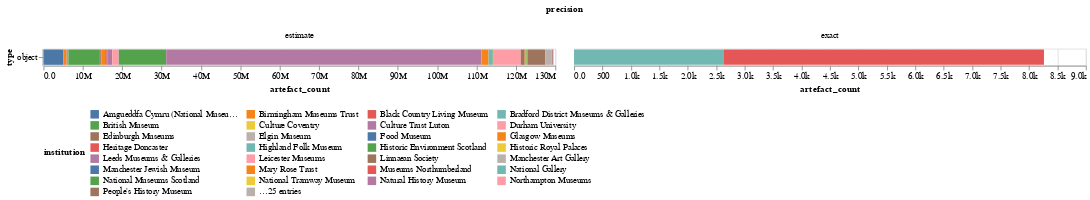

Notebook code for this chart:
### Markdown cell above
## Museum object by cataloguing type

### Code cell
title = alt.TitleParams('Museum Objects by cataloguing type', anchor='middle')
alt.Chart(museum_artefacts_df).mark_bar().encode(
        alt.Color('institution:N').legend(orient="bottom", columns=4, titleOrient="left"),
    column='precision:O',
    tooltip=['institution', 'artefact_count'],
    x='artefact_count:Q',
    y='type:N'
).properties(width=600).resolve_scale(x='independent').configure(numberFormat='.2s')

### Figure 1 — Vega-Lite specification as saved in the notebook (floating-point values rounded to 4 significant figures)
{"config": {"view": {"continuousWidth": 300, "continuousHeight": 300}, "numberFormat": ".2s"}, "data": {"name": "data-232d901026643d8a0cee4131928ee18d"}, "mark": {"type": "bar"}, "encoding": {"color": {"field": "institution", "legend": {"orient": "bottom", "columns": 4, "titleOrient": "left"}, "type": "nominal"}, "column": {"field": "precision", "type": "ordinal"}, "tooltip": [{"field": "institution", "type": "nominal"}, {"field": "artefact_count", "type": "quantitative"}], "x": {"field": "artefact_count", "type": "quantitative"}, "y": {"field": "type", "type": "nominal"}}, "resolve": {"scale": {"x": "independent"}}, "width": 600, "$schema": "https://vega.github.io/schema/vega-lite/v5.17.0.json", "datasets": {"data-232d901026643d8a0cee4131928ee18d": [{"institution": "University of Cambridge", "sector": "museum", "institution_type": "university", "topic": "mixed", "type": "object", "level": "item", "precision": "estimate", "artefact_count": 7000}, {"institution": "Durham University", "sector": "museum", "institution_type": "university", "topic": "mixed", "type": "object", "level": "item", "precision": "estimate", "artefact_count": 36000}, {"institution": "University College London", "sector": "museum", "institution_type": "university", "topic": "mixed", "type": "object", "level": "item", "precision": "estimate", "artefact_count": 164000}, {"institution": "University of Manchester", "sector": "museum", "institution_type": "university", "topic": "mixed", "type": "object", "level": "item", "precision": "estimate", "artefact_count": 4560000}, {"institution": "University of Birmingham", "sector": "museum", "institution_type": "university", "topic": "mixed", "type": "object", "level": "item", "precision": "estimate", "artefact_count": 250000}, {"institution": "University of Bristol", "sector": "museum", "institution_type": "university", "topic": "mixed", "type": "object", "level": "item", "precision": "estimate", "artefact_count": 100000}, {"institution": "University of Leicester", "sector": "museum", "institution_type": "university", "topic": "mixed", "type": "object", "level": "item", "precision": "estimate", "artefact_count": 25000}, {"institution": "Royal College of Surgeons", "sector": "museum", "institution_type": "university", "topic": "medicine", "type": "object", "level": "item", "precision": "estimate", "artefact_count": 3500}, {"institution": "Amgueddfa Cymru (National Museum Wales)", "sector": "museum", "institution_type": "museum", "topic": "mixed", "type": "object", "level": "item", "precision": "estimate", "artefact_count": 5054426}, {"institution": "Historic Royal Palaces", "sector": "museum", "institution_type": "building", "topic": "mixed", "type": "object", "level": "item", "precision": "estimate", "artefact_count": 60000}, {"institution": "National Museums Scotland", "sector": "museum", "institution_type": "museum", "topic": "mixed", "type": "object", "level": "item", "precision": "estimate", "artefact_count": 12000000}, {"institution": "National Tramway Museum", "sector": "museum", "institution_type": "museum", "topic": "mixed", "type": "object", "level": "item", "precision": "estimate", "artefact_count": 46690}, {"institution": "Historic Environment Scotland", "sector": "museum", "institution_type": "museum", "topic": "heritage", "type": "object", "level": "item", "precision": "estimate", "artefact_count": 41000}, {"institution": "People's History Museum", "sector": "museum", "institution_type": "museum", "topic": "social", "type": "object", "level": "item", "precision": "estimate", "artefact_count": 5680}, {"institution": "Portable Antiquities Scheme", "sector": "museum", "institution_type": "museum", "topic": "archaeology", "type": "object", "level": "item", "precision": "estimate", "artefact_count": 1751232}, {"institution": "Royal Botanic Gardens Kew", "sector": "museum", "institution_type": "museum", "topic": "nature", "type": "object", "level": "item", "precision": "estimate", "artefact_count": 7000000}, {"institution": "Royal Collection", "sector": "museum", "institution_type": "museum", "topic": "art", "type": "object", "level": "item", "precision": "estimate", "artefact_count": 1000000}, {"institution": "Royal Academy of Arts", "sector": "museum", "institution_type": "gallery", "topic": "art", "type": "object", "level": "item", "precision": "estimate", "artefact_count": 31985}, {"institution": "William Morris Gallery", "sector": "museum", "institution_type": "gallery", "topic": "art", "type": "object", "level": "item", "precision": "estimate", "artefact_count": 10000}, {"institution": "Linnaean Society", "sector": "museum", "institution_type": "society", "topic": "nature", "type": "object", "level": "item", "precision": "estimate", "artefact_count": 14668}, {"institution": "Manchester Jewish Museum", "sector": "museum", "institution_type": "museum", "topic": "social", "type": "object", "level": "item", "precision": "estimate", "artefact_count": 31000}, {"institution": "Mary Rose Trust", "sector": "museum", "institution_type": "museum", "topic": "maritime", "type": "object", "level": "item", "precision": "estimate", "artefact_count": 19000}, {"institution": "Food Museum", "sector": "museum", "institution_type": "museum", "topic": "social", "type": "object", "level": "item", "precision": "estimate", "artefact_count": 40000}, {"institution": "Pier Arts Centre", "sector": "museum", "institution_type": "gallery", "topic": "art", "type": "object", "level": "item", "precision": "estimate", "artefact_count": 180}, {"institution": "Postal Museum", "sector": "museum", "institution_type": "museum", "topic": "social", "type": "object", "level": "item", "precision": "estimate", "artefact_count": 60000}, {"institution": "Royal Scottish Academy of Art & Architecture", "sector": "museum", "institution_type": "museum", "topic": "art", "type": "object", "level": "item", "precision": "estimate", "artefact_count": 9000}, {"institution": "Wellcome Collection", "sector": "museum", "institution_type": "museum", "topic": "medicine", "type": "object", "level": "item", "precision": "estimate", "artefact_count": 250000}, {"institution": "Birmingham Museums Trust", "sector": "museum", "institution_type": "museum", "topic": "art", "type": "object", "level": "item", "precision": "estimate", "artefact_count": 800000}, {"institution": "Black Country Living Museum", "sector": "museum", "institution_type": "museum", "topic": "history", "type": "object", "level": "item", "precision": "estimate", "artefact_count": 80000}, {"institution": "Bradford District Museums & Galleries", "sector": "museum", "institution_type": "museum", "topic": "mixed", "type": "object", "level": "item", "precision": "estimate", "artefact_count": 387837}, {"institution": "Culture Coventry", "sector": "museum", "institution_type": "museum", "topic": "mixed", "type": "object", "level": "item", "precision": "estimate", "artefact_count": 670}, {"institution": "Culture Trust Luton", "sector": "museum", "institution_type": "museum", "topic": "mixed", "type": "object", "level": "item", "precision": "estimate", "artefact_count": 5051}, {"institution": "Elgin Museum", "sector": "museum", "institution_type": "museum", "topic": "mixed", "type": "object", "level": "item", "precision": "estimate", "artefact_count": 36000}, {"institution": "Glasgow Museums", "sector": "museum", "institution_type": "museum", "topic": "mixed", "type": "object", "level": "item", "precision": "estimate", "artefact_count": 1000000}, {"institution": "Heritage Doncaster", "sector": "museum", "institution_type": "museum", "topic": "mixed", "type": "object", "level": "item", "precision": "estimate", "artefact_count": 405000}, {"institution": "Highland Folk Museum", "sector": "museum", "institution_type": "museum", "topic": "social", "type": "object", "level": "item", "precision": "estimate", "artefact_count": 10000}, {"institution": "Leeds Museums & Galleries", "sector": "museum", "institution_type": "museum", "topic": "mixed", "type": "object", "level": "item", "precision": "estimate", "artefact_count": 1300000}, {"institution": "Leicester Museums", "sector": "museum", "institution_type": "museum", "topic": "mixed", "type": "object", "level": "item", "precision": "estimate", "artefact_count": 1500000}, {"institution": "Manchester Art Gallery", "sector": "museum", "institution_type": "gallery", "topic": "art", "type": "object", "level": "item", "precision": "estimate", "artefact_count": 50000}, {"institution": "Edinburgh Museums", "sector": "museum", "institution_type": "museum", "topic": "mixed", "type": "object", "level": "item", "precision": "estimate", "artefact_count": 220000}, {"institution": "Museums Northumberland", "sector": "museum", "institution_type": "museum", "topic": "mixed", "type": "object", "level": "item", "precision": "estimate", "artefact_count": 25000}, {"institution": "Northampton Museums", "sector": "museum", "institution_type": "museum", "topic": "mixed", "type": "object", "level": "item", "precision": "estimate", "artefact_count": 44024}, {"institution": "Poole Museums", "sector": "museum", "institution_type": "museum", "topic": "mixed", "type": "object", "level": "item", "precision": "estimate", "artefact_count": 50000}, {"institution": "Potteries Museum and Art Gallery", "sector": "museum", "institution_type": "museum", "topic": "art", "type": "object", "level": "item", "precision": "estimate", "artefact_count": 1000000}, {"institution": "Preston Park Museum & Grounds", "sector": "museum", "institution_type": "museum", "topic": "social", "type": "object", "level": "item", "precision": "estimate", "artefact_count": 100000}, {"institution": "Ripon Museums", "sector": "museum", "institution_type": "museum", "topic": "social", "type": "object", "level": "item", "precision": "estimate", "artefact_count": 9000}, {"institution": "Salisbury Museum", "sector": "museum", "institution_type": "museum", "topic": "mixed", "type": "object", "level": "item", "precision": "estimate", "artefact_count": 100000}, {"institution": "Wakefield Museums and Castles Collections", "sector": "museum", "institution_type": "museum", "topic": "mixed", "type": "object", "level": "item", "precision": "estimate", "artefact_count": 111000}, {"institution": "Weald and Downland Living Museum", "sector": "museum", "institution_type": "museum", "topic": "mixed", "type": "object", "level": "item", "precision": "estimate", "artefact_count": 15000}, {"institution": "Victoria & Albert Museum", "sector": "museum", "institution_type": "museum", "topic": "art", "type": "object", "level": "item", "precision": "estimate", "artefact_count": 1691513}, {"institution": "National Gallery", "sector": "museum", "institution_type": "gallery", "topic": "art", "type": "object", "level": "item", "precision": "exact", "artefact_count": 2626}, {"institution": "Natural History Museum", "sector": "museum", "institution_type": "museum", "topic": "nature", "type": "object", "level": "item", "precision": "estimate", "artefact_count": 80000000}, {"institution": "The Wallace Collection", "sector": "museum", "institution_type": "museum", "topic": "art", "type": "object", "level": "item", "precision": "exact", "artefact_count": 5637}, {"institution": "British Museum", "sector": "museum", "institution_type": "museum", "topic": "history", "type": "object", "level": "item", "precision": "estimate", "artefact_count": 8000000}]}}
